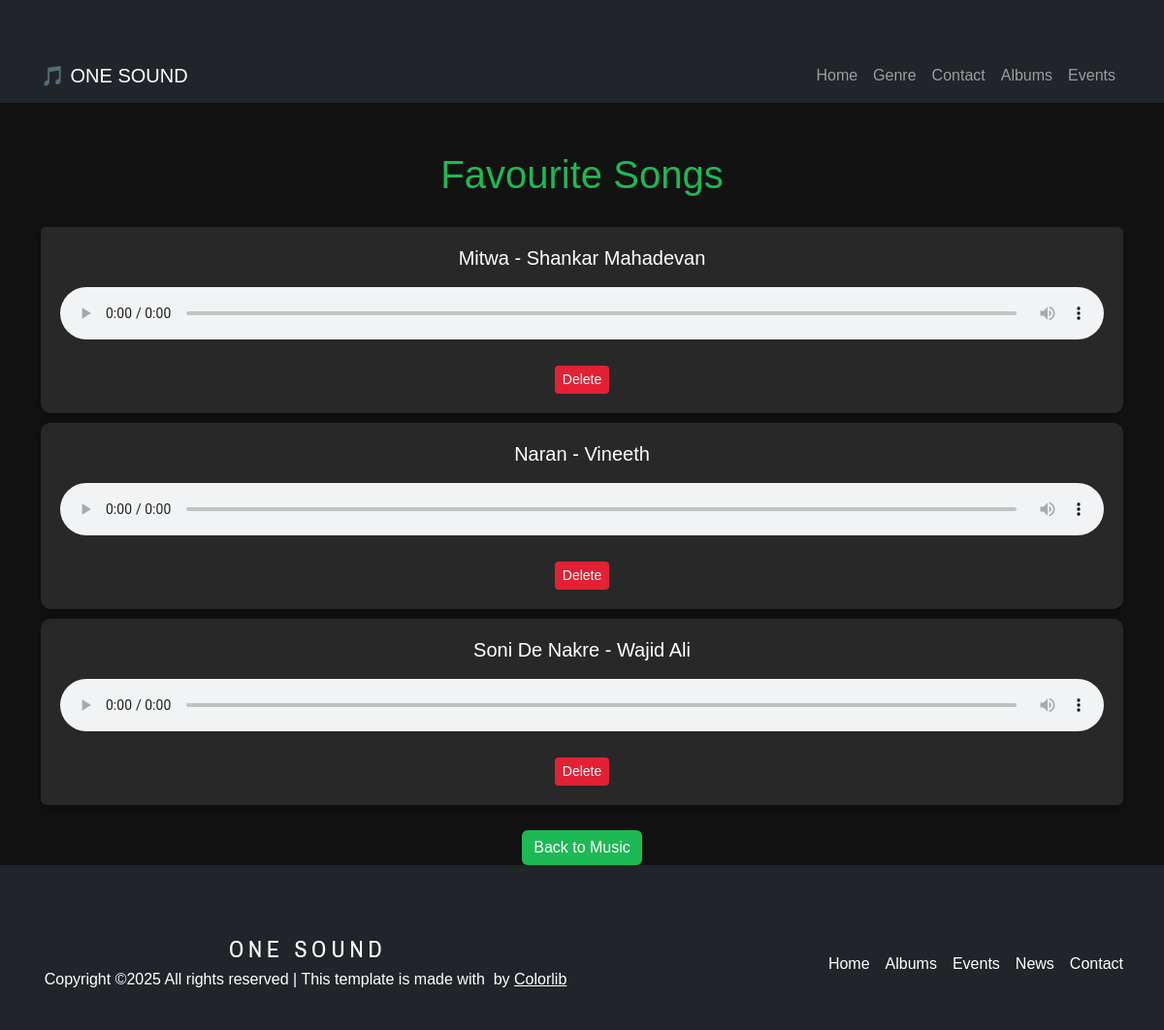
Page /favourites (signed in) on the committed database.
### User/models.py (models this page shows)
class Favour(models.Model):
    user=models.ForeignKey(Register, on_delete=models.CASCADE)
    music=models.ForeignKey(Music, on_delete=models.CASCADE)

### Admin/models.py (models this page shows)
class  Music(models.Model):
    genre_id=models.ForeignKey(Genre, on_delete=models.CASCADE,null=True)
    musicname = models.CharField(max_length=100)
    artistname = models.CharField(max_length=100)
    musicdirector = models.CharField(max_length=100)
    musicproducer = models.CharField(max_length=100)
    date=models.DateField(null=True)
    songs=models.FileField(upload_to='albums', default="Sample.mp3")
    image=models.ImageField(upload_to='profiles', default="Sample.jpg")
    lyrics=models.CharField(max_length=200,null=True)
    likes = models.PositiveIntegerField(default=0)  # Store total likes
    dislikes = models.PositiveIntegerField(default=0)

### User/views.py (the view)
# urls.py: path('favourites',views.favourites,name='favourites'),
def favourites(request):
    user = Register.objects.get(id=request.session['user_id'])   # Assuming first user (Modify as per your auth setup)
    favourites = Favour.objects.filter(user=user)
    return render(request, 'fav.html', {'favourites': favourites})

### User/templates/fav.html (shortened to what this page needs)
{% extends 'Musics.html' %}
{% block music_section %}
{% load static %}
<div class="container">
  <h1>Favourite Songs</h1>
  <ul class="list-group">
      {% for i in favourites %}
          <li class="list-group-item">
              <h5>{{ i.music.musicname }} - {{ i.music.artistname }}</h5>
              <audio controls class="custom-audio w-100">
                  <source src="{{ i.music.songs.url }}" type="audio/mpeg">
              </audio>
              <div>
                  <a href="{% url 'delete' i.id %}" class="btn btn-danger btn-sm">Delete</a>
              </div>
          </li>
      {% endfor %}
  </ul>
  <a href="{% url 'Musics' %}" class="btn btn-secondary mt-3">Back to Music</a>
</div>
  {% endblock %}

### User/templates/fav.html (style rules this page uses)
body { background-color: #121212; color: white; font-family: Arial, sans-serif; }
.container { margin-top: 50px; text-align: center; }
h1 { font-size: 2.5rem; margin-bottom: 30px; color: #1DB954; }
.list-group-item { background-color: #282828; border: none; color: white; margin-bottom: 10px; padding: 20px; border-radius: 10px; box-shadow: 0 4px 8px rgba(0, 0, 0, 0.3); transition: transform 0.3s ease; }
audio { margin: 10px 0; border-radius: 10px; }
.btn-danger { background-color: #E22134; border: none; margin-top: 10px; transition: background-color 0.3s; }
.btn-secondary { background-color: #1DB954; border: none; transition: background-color 0.3s; }

### rows in the picture
Favour: music.musicname "Mitwa", music.artistname "Shankar Mahadevan"
Favour: music.musicname "Naran", music.artistname "Vineeth"
Favour: music.musicname "Soni De Nakre", music.artistname "Wajid Ali"
